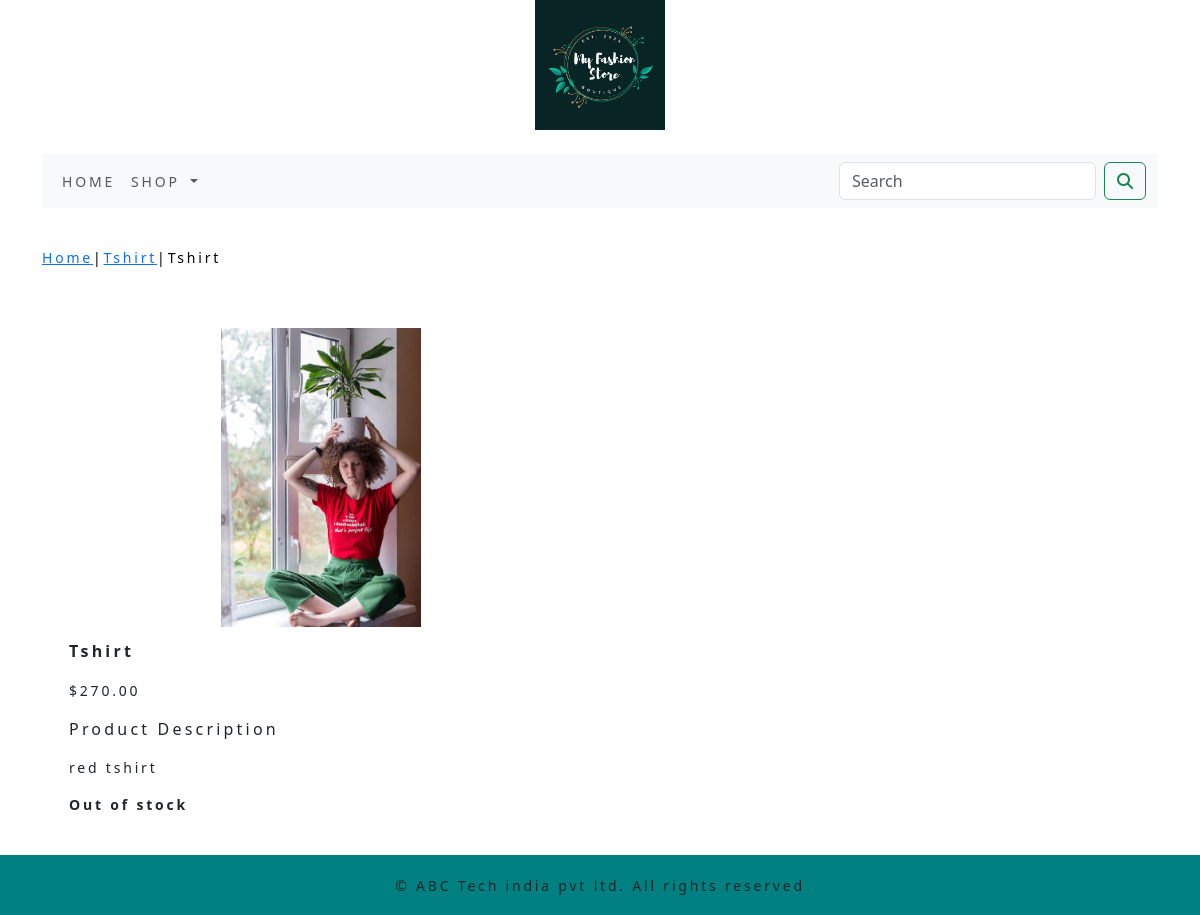
The app's page /tshirt/tshirt/ with its own data.
### ecommerce_app/models.py (models this page shows, shortened)
class Product(models.Model):
    name = models.CharField(max_length=250,unique=True)
    slug = models.SlugField(max_length=250,unique=True)
    desc = models.TextField(blank=True)
    price = models.DecimalField(max_digits=10,decimal_places=2)
    category = models.ForeignKey(Category,on_delete=models.CASCADE)
    img = models.ImageField(upload_to='product',blank=True)
    stock = models.IntegerField()
    available = models.BooleanField(default=True)
    created = models.DateTimeField(auto_now_add=True)
    updated = models.DateTimeField(auto_now=True)
    class Meta:
        ordering = ('name',)
        verbose_name = 'product'
        verbose_name_plural = 'products'

class Category(models.Model):
    name = models.CharField(max_length=250, unique=True)
    slug = models.SlugField(max_length=250, unique=True)
    desc = models.TextField(blank=True)
    img = models.ImageField(upload_to='category', blank=True)
    class Meta:
        ordering = ('name',)
        verbose_name = 'category'
        verbose_name_plural = 'categories'
    def get_url(self):
        return reverse('ecommerce_app:products_by_category',args=[self.slug])
    def __str__(self):
        return '{}'.format(self.name)

### ecommerce_app/views.py (the view)
# urls.py: path('<slug:c_slug>/<slug:product_slug>/', views.proDetail, name='prodCatdetail')
def proDetail(request,c_slug,product_slug):
    try:
        product = Product.objects.get(category__slug=c_slug,slug=product_slug)
    except Exception as e:
        raise e
    return render(request, 'product.html', {'product': product})

### cart_app/context_processors.py (called while the page is built)
def counter(request):
    item_count=0
    if 'admin' in request.path:
        return {}
    else:
        try:
            cart=Cart.objects.filter(cart_id=_cart_id(request))
            cart_items=CartItem.objects.all().filter(cart=cart[:1])
            for cart_item in cart_items:
                item_count += cart_item.quantity
        except Cart.DoesNotExist:
            item_count=0
    return dict(item_count=item_count)

### cart_app/views.py (called while the page is built)
def _cart_id(request):
    cart = request.session.session_key
    if not cart:
        cart = request.session.create()
    return cart

### ecommerce_app/context_processors.py (called while the page is built)
def menu_links(request):
    links = Category.objects.all()
    return dict(links=links)

### templates/product.html (shortened to what this page needs)
{% extends 'base.html' %}
{% load static %}
{% block body %}
<div class="row my_prod_row_class">
    <div class="mx_auto">
        <p><a href="{% url 'ecommerce_app:allProdCat' %}">Home</a>|<a href="{{product.category.grt_url}}">{{product.category}}</a>|{{product.name}} </p>
    </div>
</div>
<div class="container">
<br>
<div class="row">
    <div class="col-12 col-sm-12 col-md-12 col-lg-6 text-center">
        <div style="min-width:18rem">
            <img src="{{product.img.url}}" alt="{{product.name}}" width="200px">
        </div>
    </div>
    <div>
        <div class="col-12 col-sm-12 col-md-12 col-lg-12">
            <div>
            <h1 class="my_prod_title"><b>{{product.name}}</b></h1>
            <p>${{product.price}}</p>
            <p class="my_title">Product Description</p>
            <p class="text-justify my_prod_text">{{product.desc}}</p>
            {% if product.stock <= 0 %}
            <p class="text-justify my_prod_text"><b>Out of stock</b></p>
            {% else %}
            <a class="btn btn-secondary" href="{% url 'cart_app:add_cart' product.id %} ">Add to Cart</a>
            {% endif %}
        </div>
    </div>
    </div>
</div>
</div>
{% endblock %}

### static/css/custom.css (style rules this page uses)
body { font-family: 'Roboto', sans-serif; font-width:5px; }
.my_title { font-size:16px; text_transform:uppercase; letter-spacing:.2em; }
.card-body h4,p { font-size:14px; text_transform:uppercase; letter-spacing:.2em; }
.my_prod_row_class { padding-top:15px; padding-bottom:20px; }
.my_prod_row_class .mx_auto { color:#000; font-size:12px; text-decoration:none; }
.my_prod_title { font-size:16px; text_transform:uppercase; letter-spacing:.2em; padding-top:15px; padding-bottom:10px; }
.my_prod_text { padding-right:10px; }

### records on screen
Product: category "Tshirt", name "Tshirt", img (picture), price "270.00", desc "red tshirt"
